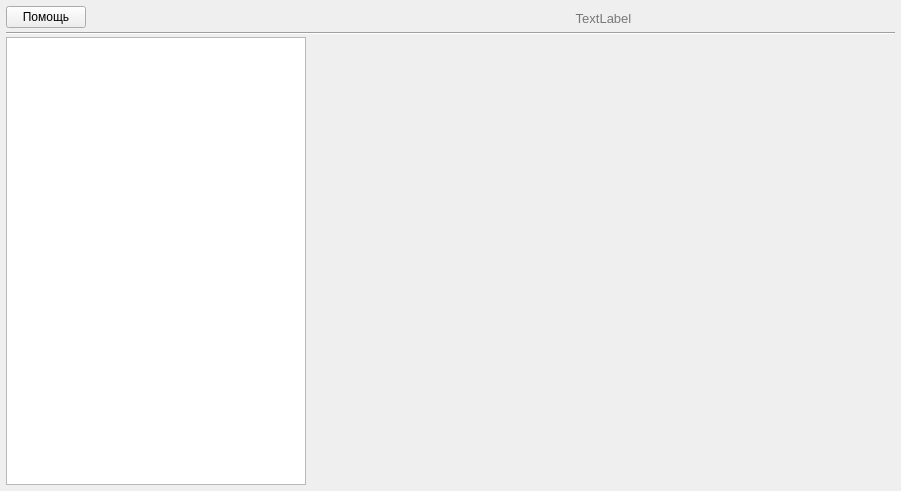
<?xml version="1.0" encoding="UTF-8"?>
<ui version="4.0">
 <class>MainWindow</class>
 <widget class="QMainWindow" name="MainWindow">
  <property name="geometry">
   <rect>
    <x>0</x>
    <y>0</y>
    <width>901</width>
    <height>491</height>
   </rect>
  </property>
  <property name="minimumSize">
   <size>
    <width>230</width>
    <height>0</height>
   </size>
  </property>
  <property name="windowTitle">
   <string>ProjectX</string>
  </property>
  <widget class="QWidget" name="centralWidget">
   <layout class="QGridLayout" name="gridLayout" columnstretch="0,0">
    <property name="leftMargin">
     <number>6</number>
    </property>
    <property name="topMargin">
     <number>6</number>
    </property>
    <property name="rightMargin">
     <number>6</number>
    </property>
    <property name="bottomMargin">
     <number>6</number>
    </property>
    <item row="0" column="1">
     <layout class="QGridLayout" name="gridLayout_3">
      <property name="verticalSpacing">
       <number>0</number>
      </property>
      <item row="2" column="0">
       <widget class="QTreeWidget" name="menu">
        <property name="enabled">
         <bool>true</bool>
        </property>
        <property name="minimumSize">
         <size>
          <width>300</width>
          <height>0</height>
         </size>
        </property>
        <property name="maximumSize">
         <size>
          <width>235</width>
          <height>16777215</height>
         </size>
        </property>
        <property name="autoFillBackground">
         <bool>true</bool>
        </property>
        <property name="lineWidth">
         <number>0</number>
        </property>
        <property name="midLineWidth">
         <number>0</number>
        </property>
        <property name="horizontalScrollBarPolicy">
         <enum>Qt::ScrollBarAsNeeded</enum>
        </property>
        <property name="sizeAdjustPolicy">
         <enum>QAbstractScrollArea::AdjustIgnored</enum>
        </property>
        <property name="autoScroll">
         <bool>true</bool>
        </property>
        <property name="autoScrollMargin">
         <number>16</number>
        </property>
        <property name="tabKeyNavigation">
         <bool>true</bool>
        </property>
        <property name="horizontalScrollMode">
         <enum>QAbstractItemView::ScrollPerPixel</enum>
        </property>
        <property name="autoExpandDelay">
         <number>-1</number>
        </property>
        <property name="indentation">
         <number>20</number>
        </property>
        <property name="rootIsDecorated">
         <bool>true</bool>
        </property>
        <property name="uniformRowHeights">
         <bool>false</bool>
        </property>
        <property name="itemsExpandable">
         <bool>true</bool>
        </property>
        <property name="sortingEnabled">
         <bool>false</bool>
        </property>
        <property name="animated">
         <bool>false</bool>
        </property>
        <property name="wordWrap">
         <bool>false</bool>
        </property>
        <property name="headerHidden">
         <bool>true</bool>
        </property>
        <property name="columnCount">
         <number>1</number>
        </property>
        <attribute name="headerVisible">
         <bool>false</bool>
        </attribute>
        <attribute name="headerCascadingSectionResizes">
         <bool>false</bool>
        </attribute>
        <attribute name="headerDefaultSectionSize">
         <number>460</number>
        </attribute>
        <attribute name="headerHighlightSections">
         <bool>false</bool>
        </attribute>
        <attribute name="headerMinimumSectionSize">
         <number>230</number>
        </attribute>
        <attribute name="headerShowSortIndicator" stdset="0">
         <bool>false</bool>
        </attribute>
        <attribute name="headerStretchLastSection">
         <bool>true</bool>
        </attribute>
        <column>
         <property name="text">
          <string/>
         </property>
        </column>
       </widget>
      </item>
      <item row="2" column="1" alignment="Qt::AlignTop">
       <widget class="QStackedWidget" name="stackedWidget">
        <property name="autoFillBackground">
         <bool>true</bool>
        </property>
        <property name="lineWidth">
         <number>0</number>
        </property>
        <property name="currentIndex">
         <number>-1</number>
        </property>
       </widget>
      </item>
      <item row="0" column="0">
       <layout class="QGridLayout" name="gridLayout_2">
        <property name="leftMargin">
         <number>0</number>
        </property>
        <property name="topMargin">
         <number>0</number>
        </property>
        <property name="rightMargin">
         <number>0</number>
        </property>
        <property name="bottomMargin">
         <number>2</number>
        </property>
        <property name="spacing">
         <number>0</number>
        </property>
        <item row="0" column="0" alignment="Qt::AlignLeft">
         <widget class="QPushButton" name="helpButton">
          <property name="maximumSize">
           <size>
            <width>100</width>
            <height>16777215</height>
           </size>
          </property>
          <property name="sizeIncrement">
           <size>
            <width>0</width>
            <height>0</height>
           </size>
          </property>
          <property name="autoFillBackground">
           <bool>true</bool>
          </property>
          <property name="text">
           <string>Помощь</string>
          </property>
          <property name="flat">
           <bool>false</bool>
          </property>
         </widget>
        </item>
       </layout>
      </item>
      <item row="1" column="0" colspan="2">
       <widget class="Line" name="line">
        <property name="minimumSize">
         <size>
          <width>0</width>
          <height>7</height>
         </size>
        </property>
        <property name="midLineWidth">
         <number>0</number>
        </property>
        <property name="orientation">
         <enum>Qt::Horizontal</enum>
        </property>
       </widget>
      </item>
      <item row="0" column="1">
       <widget class="QLabel" name="frameName">
        <property name="font">
         <font>
          <pointsize>10</pointsize>
         </font>
        </property>
        <property name="styleSheet">
         <string notr="true">color: rgba(0, 0, 0, 0.5)</string>
        </property>
        <property name="text">
         <string>TextLabel</string>
        </property>
        <property name="alignment">
         <set>Qt::AlignCenter</set>
        </property>
       </widget>
      </item>
     </layout>
    </item>
   </layout>
  </widget>
  <widget class="QMenuBar" name="menuBar">
   <property name="geometry">
    <rect>
     <x>0</x>
     <y>0</y>
     <width>901</width>
     <height>17</height>
    </rect>
   </property>
   <property name="nativeMenuBar">
    <bool>true</bool>
   </property>
  </widget>
 </widget>
 <layoutdefault spacing="6" margin="11"/>
 <resources/>
 <connections/>
</ui>
